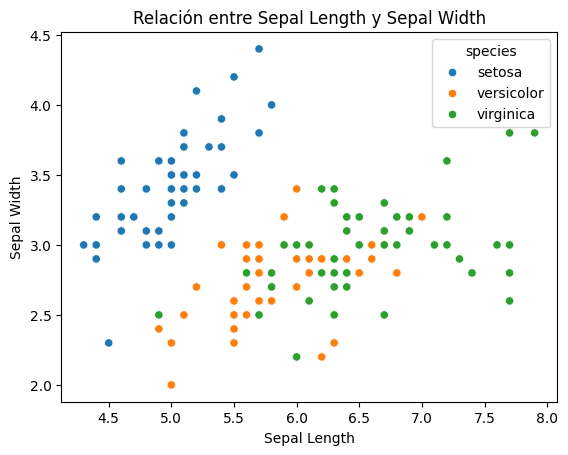

Reproduce this figure in Python.
import seaborn as sns
import matplotlib.pyplot as plt

# Cargar un dataset de ejemplo
data = sns.load_dataset("iris")

# Crear un gráfico de dispersión
sns.scatterplot(x='sepal_length', y='sepal_width', data=data, hue='species')

# Añadir título y etiquetas
plt.title('Relación entre Sepal Length y Sepal Width')
plt.xlabel('Sepal Length')
plt.ylabel('Sepal Width')

# Mostrar el gráfico
plt.show()
